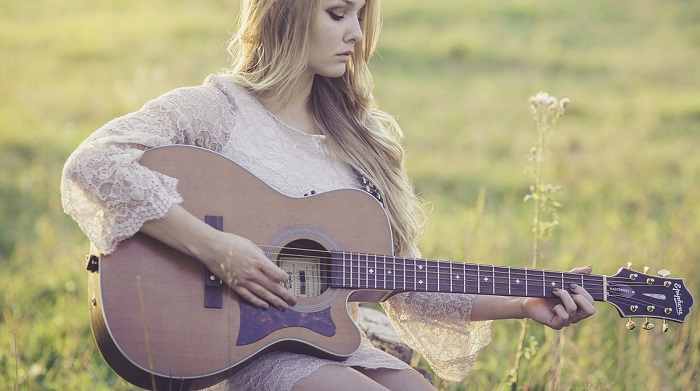
#> input picture backend/dotti/app/detection/images/guitar_4.jpg, 700 x 391 px; its folder holds only this picture in this run
$ python -i major_functions.py   (imports and definitions only)
#> lines starting #> are read from the running program, lines starting #| are printed output that depends on the picture
#> further down, picture is the input picture: shape (391, 700, 3); mean B, G, R 132.4, 161, 169.9
# Avery Link (avlink)

# ========================================
# = Imports
# ========================================

import cv2
import numpy as np
from app.detection.minor_functions import *
from app.detection.detect_id import WRITE_IMAGES, detect

# ========================================
# = Global Variables
# ========================================

PRINT_FUNC_NAMES = False
DEBUGGING = False
REMOVING = False
DEBUG_ISOLATE_FRETS = False

# ========================================
# = Functions
# ========================================

# [108 lines left out: functions draw_dots, draw_lines, draw_overlay, within_range, ROI, draw_all_chords and 4 more, not called in this run]

def find_lines(img):
    rho = 1
    theta = np.pi/180
    threshold = 50
    minLineLength = 100
    maxLineGap = 50

    gray = cv2.cvtColor(img, cv2.COLOR_BGR2GRAY)
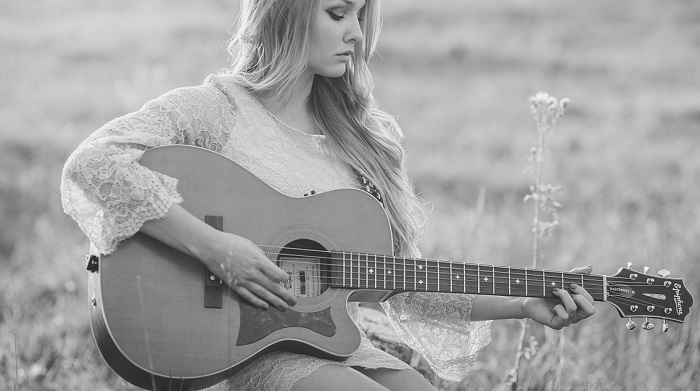
#> gray: shape (391, 700); min 4, max 251, mean 160.4
    edges = cv2.Canny(gray, 50, 200, apertureSize=3, L2gradient=True)
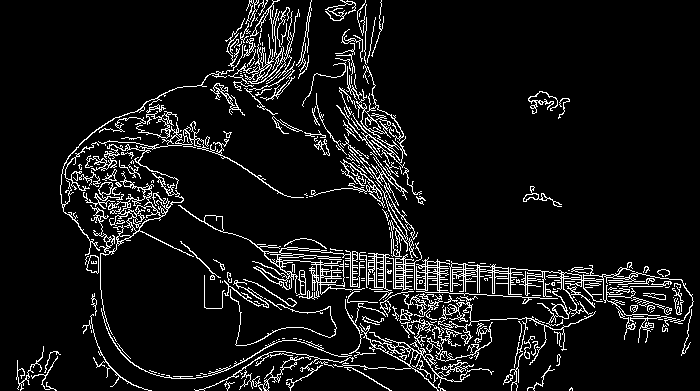
#> edges: shape (391, 700); 8.2% white in thin lines or dots
    lines = cv2.HoughLinesP(edges, rho, theta, threshold, None, minLineLength, maxLineGap)
#> lines = 181 rows, first 6: [262, 251, 686, 288], [267, 258, 691, 295], [204, 280, 691, 306], [342, 257, 685, 287], [268, 259, 691, 296], [256, 246, 685, 284]
    return lines.reshape((lines.shape[0], lines.shape[2]))

# [93 lines left out: functions find_parallel, isolate_frets, find_missed, resize_frets, remove_neighbors, find_neighbors and 2 more, not called in this run]

>>> import cv2
>>> picture = cv2.imread('images/guitar_4.jpg')
>>> result = find_lines(picture)
#> result has the same summary as lines in find_lines
